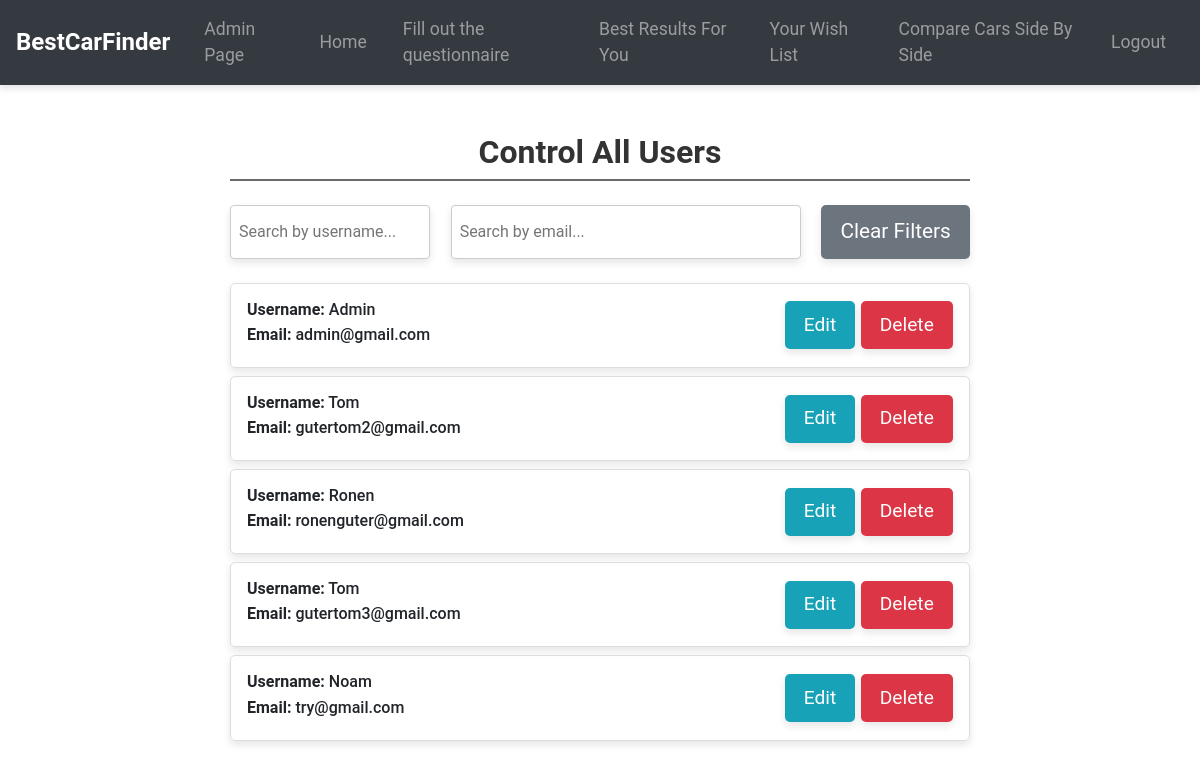
The app's page /user-control (signed in), older data.
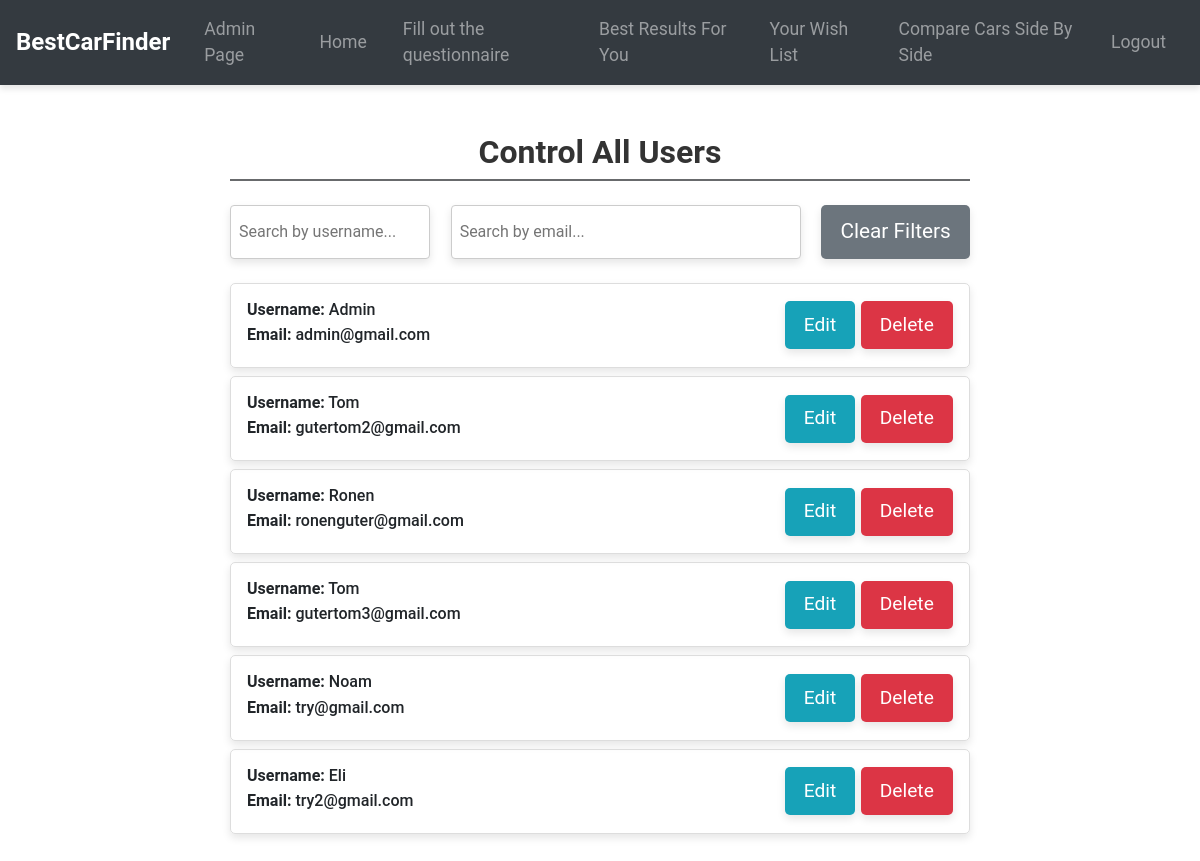
The same page, newer data.
### website/models.py (models this page shows)
class User(db.Model, UserMixin):
    id = db.Column(db.Integer, primary_key=True)
    email = db.Column(db.String(150), unique=True)
    password = db.Column(db.String(150))
    first_name = db.Column(db.String(150))
    created_at = db.Column(db.DateTime(timezone=True), default=func.now())
    notes = db.relationship('Note')

### website/admin.py (the view)
@admin.route('/user-control', methods=['GET', 'POST'])
@login_required
def user_control():
    users = User.query.all()
    return render_template('user-control.html', users=users, user=current_user)

### website/templates/user-control.html (shortened to what this page needs)
{% extends "base.html" %}
{% block content %}
<br />
<div class="container">
    <br />
    <h2 class="text-center mb-4 section-header">Control All Users</h2>
    <div class="search-box">
        <input type="text" id="usernameSearch" class="username-search" placeholder="Search by username...">
        <input type="text" id="emailSearch" class="email-search" placeholder="Search by email...">
        <button class="clear-filters-button" id="clearFilters">Clear Filters</button>
    </div>
    <div id="userList">
        <ul id="userListItems">
            {% for user in users %}
            <li class="user-item" data-username="{{ user.first_name }}" data-email="{{ user.email }}">
                <div class="user-info">
                    <h5 class="mb-1"><strong>Username:</strong> {{ user.first_name }}</h5>
                    <p class="mb-1"><strong>Email:</strong> {{ user.email }}</p>
                </div>
                <div class="user-actions">
                    <button class="edit" type="button" onclick="editUser('{{ user.id }}')">Edit</button>
                    <button class="delete" type="button" onclick="deleteUser('{{ user.id }}')">Delete</button>
                </div>
            </li>
            {% endfor %}
        </ul>
    </div>
</div>
<br />
{% endblock %}

### website/templates/base.html (shortened to what this page needs)
<!DOCTYPE html>
<html>
<head>
  <link rel="stylesheet" href="https://stackpath.bootstrapcdn.com/bootstrap/4.4.1/css/bootstrap.min.css"
 />
  <link rel="stylesheet" href="https://stackpath.bootstrapcdn.com/font-awesome/4.7.0/css/font-awesome.min.css"
 />
</head>
<body>
  <nav class="navbar navbar-expand-lg navbar-dark bg-dark">
    <a class="navbar-brand" href="/">BestCarFinder</a>
    <div class="collapse navbar-collapse" id="navbar">
      <div class="navbar-nav">
        {% if user.first_name == 'Admin' and user.email == 'admin@gmail.com' %}
        <a class="nav-item nav-link" id="home" href="/admin">Admin Page</a>
        {% endif %}
        {% if user.is_authenticated %}
        <a class="nav-item nav-link" id="home" href="/">Home</a>
        <a class="nav-item nav-link" id="preferences" href="/preferences">Fill out the questionnaire</a>
        <a class="nav-item nav-link" id="results" href="/results">Best Results For You</a>
        <a class="nav-item nav-link" id="wish-list" href="/wish-list">Your Wish List</a>
        <a class="nav-item nav-link" id="compare" href="/car1">Compare Cars Side By Side</a>
        <a class="nav-item nav-link" id="logout" href="/logout">Logout</a>
        {% else %}
        <a class="nav-item nav-link" id="login" href="/login">Login</a>
        <a class="nav-item nav-link" id="signUp" href="/sign-up">Sign Up</a>
        {% endif %}
      </div>
    </div>
  </nav>
  <div class="container">
    {% block content %}
    {% endblock %}
  </div>
</body>
</html>

### website/templates/base.html (style rules this page uses)
body { font-family: 'Roboto', sans-serif; margin: 0; padding: 0; }
.navbar { font-size: 1rem; box-shadow: 0 4px 6px rgba(0, 0, 0, 0.1); transition: box-shadow 0.3s ease; }
.navbar-brand { font-size: 1.5rem; font-weight: bold; color: #fff; }
.navbar-nav { display: flex; align-items: center; }
.nav-item { margin: 0 10px; }
.nav-link { color: #fff; font-size: 1.1rem; transition: color 0.3s ease, background-color 0.3s ease, transform 0.3s ease; }

### website/templates/user-control.html (style rules this page uses)
@media (min-width: 1200px) { .container, .container-lg, .container-md, .container-sm, .container-xl { max-width: 800px; } }
.section-header { font-size: 2rem; font-weight: 700; color: #333; border-bottom: 2px solid #686a6c; padding-bottom: 0.5rem; margin-bottom: 2rem; }
.user-info h5, .user-info p { font-size: 1rem; }
.search-box { margin-bottom: 20px; display: flex; justify-content: space-between; gap: 10px; }
.search-box input { width: 100%; max-width: 400px; padding: 0.5rem; border: 1px solid #ccc; border-radius: 4px; font-size: 1rem; border: 1px solid #ccc; box-shadow: 0 4px 8px rgba(0, 0, 0, 0.1); }
.search-box input.username-search { max-width: 200px; }
.search-box input.email-search { max-width: 350px; }
.clear-filters-button { font-size: 1.3rem; padding: 0.7rem 1.2rem; border: none; border-radius: 5px; background-color: #6c757d; color: white; cursor: pointer; transition: background-color 0.3s ease, box-shadow 0.3s ease; box-shadow: 0 4px 8px rgba(0, 0, 0, 0.1); }
#userList { margin-top: 1.5rem; }
#userListItems { list-style: none; padding: 0; }
.user-item { font-size: 1.3rem; font-weight: 500; padding: 1rem; border: 1px solid #ddd; border-radius: 5px; margin-bottom: 0.5rem; transition: background-color 0.3s ease, box-shadow 0.3s ease, transform 0.3s ease; cursor: pointer; display: flex; justify-content: space-between; align-items: center; box-shadow: 0 4px 8px rgba(0, 0, 0, 0.1); }
.user-actions button { background-color: #28a745; color: white; font-size: 1.2rem; padding: 0.6rem 1.2rem; border: none; border-radius: 5px; cursor: pointer; transition: background-color 0.3s ease, box-shadow 0.3s ease; box-shadow: 0 4px 8px rgba(0, 0, 0, 0.1); }
.user-actions button.edit { background-color: #17a2b8; }
.user-actions button.delete { background-color: #dc3545; }

Row changes from the older to the newer data that the page shows:
added User: first_name "Eli", email "try2@gmail.com"
